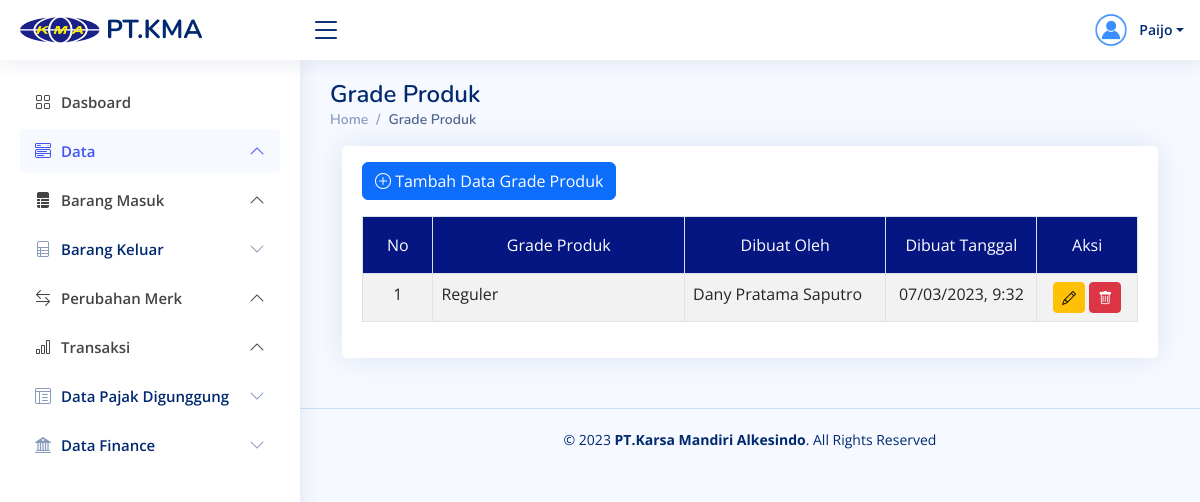
Screenshot of /grade-produk.php (signed in) with the database file from the repository.
### tables this page shows
CREATE TABLE `tb_produk_grade` (
  `id_grade` varchar(50) NOT NULL,
  `id_user` varchar(50) NOT NULL,
  `nama_grade` varchar(50) NOT NULL,
  `created_date` varchar(50) NOT NULL
);

CREATE TABLE `user` (
  `id_user` char(20) NOT NULL,
  `id_user_role` char(20) NOT NULL,
  `nama_user` varchar(30) NOT NULL,
  `jenkel` varchar(15) NOT NULL,
  `email` varchar(75) NOT NULL,
  `username` varchar(30) NOT NULL,
  `password` varchar(300) NOT NULL,
  `created_date` varchar(30) NOT NULL
);

### grade-produk.php (the view, shortened to what this page needs)
<?php
include "akses.php";
?>
<!DOCTYPE html>
<html lang="en">
<head>
    <?php include "page/head.php"; ?>
</head>
<body>
    <?php include "page/nav-header.php" ?>
    <?php include "page/sidebar.php"; ?>
    <main id="main" class="main">
        <div class="pagetitle">
            <h1>Grade Produk</h1>
            <nav>
                <ol class="breadcrumb">
                    <li class="breadcrumb-item"><a href="dashboard.php">Home</a></li>
                    <li class="breadcrumb-item active">Grade Produk</li>
                </ol>
            </nav>
        </div>
        <section class="section dashboard">
            <div class="container-fluid">
                <div class="card">
                    <div class="card-body mt-3">
                        <button class="btn btn-primary" data-bs-toggle="modal" data-bs-target="#modal1"><i class="bi bi-plus-circle"></i> Tambah Data Grade Produk</button>
                        <div class="table-responsive mt-3">
                            <table class="table table-striped table-bordered" id="table1">
                                <thead>
                                    <tr class="text-white" style="background-color: #051683;">
                                        <td class="p-3 text-center" style="width: 70px">No</td>
                                        <td class="p-3 text-center" style="width: 250px">Grade Produk</td>
                                        <td class="p-3 text-center" style="width: 200px">Dibuat Oleh</td>
                                        <td class="p-3 text-center" style="width: 150px">Dibuat Tanggal</td>
                                        <td class="p-3 text-center" style="width: 100px">Aksi</td>
                                    </tr>
                                </thead>
                                <tbody>
                                    <?php
                                    include "koneksi.php";
                                    $no = 1;
                                    $sql = "SELECT * FROM tb_produk_grade AS pg JOIN user AS u ON(pg.id_user = u.id_user)";
                                    $query = mysqli_query($connect, $sql) or die(mysqli_error($connect, $sql));
                                    while ($data = mysqli_fetch_array($query)) {
                                        $id_grade = base64_encode($data['id_grade']);
                                    ?>
                                        <tr>
                                            <td class="text-center"><?php echo $no; ?></td>
                                            <td><?php echo $data['nama_grade']; ?></td>
                                            <td><?php echo $data['nama_user']; ?></td>
                                            <td class="text-center"><?php echo $data['created_date']; ?></td>
                                            <td class="text-center">
                                                <button class="btn btn-warning btn-sm" data-bs-toggle="modal" data-bs-target="#modal2" data-id="<?php echo $data['id_grade'] ?>" data-grade="<?php echo $data['nama_grade']; ?>">
                                                    <i class="bi bi-pencil"></i>
                                                </button>
                                                <a href="proses/proses-grade-produk.php?hapus-grade-produk=<?php echo $id_grade; ?>" class="btn btn-danger btn-sm delete-data"><i class="bi bi-trash"></i></a>
                                            </td>
                                        </tr>
                                        <?php $no++; ?>
                                    <?php } ?>
                                </tbody>
                            </table>
                        </div>
                    </div>
                </div>
            </div>
        </section>
    </main>
    <?php include "page/footer.php" ?>
</body>
</html>

### assets/css/style.css (style rules this page uses)
:root { scroll-behavior: smooth; }
body { font-family: "Open Sans", sans-serif; background: #f6f9ff; color: #444444; }
h1, h2, h3, h4, h5, h6 { font-family: "Nunito", sans-serif; }
#main { margin-top: 60px; padding: 20px 30px; transition: all 0.3s; }
.pagetitle { margin-bottom: 10px; }
.pagetitle h1 { font-size: 24px; margin-bottom: 0; font-weight: 600; color: #012970; }
.card { margin-bottom: 30px; border: none; border-radius: 5px; box-shadow: 0px 0 30px rgba(1, 41, 112, 0.1); }
.card-body { padding: 0 20px 20px 20px; }
.breadcrumb { font-size: 14px; font-family: "Nunito", sans-serif; color: #899bbd; font-weight: 600; }
.breadcrumb a { color: #899bbd; transition: 0.3s; }
.breadcrumb .breadcrumb-item::before { color: #899bbd; }
.breadcrumb .active { color: #51678f; font-weight: 600; }
@media (min-width: 1200px) { #main, #footer { margin-left: 300px; } }

### rows the page displays
tb_produk_grade: nama_grade "Reguler", id_user.nama_user "Dany Pratama Saputro", id_user.created_date "07/03/2023, 9:32"

### other values shown
$_SESSION['tiket_nama'] "Paijo"
